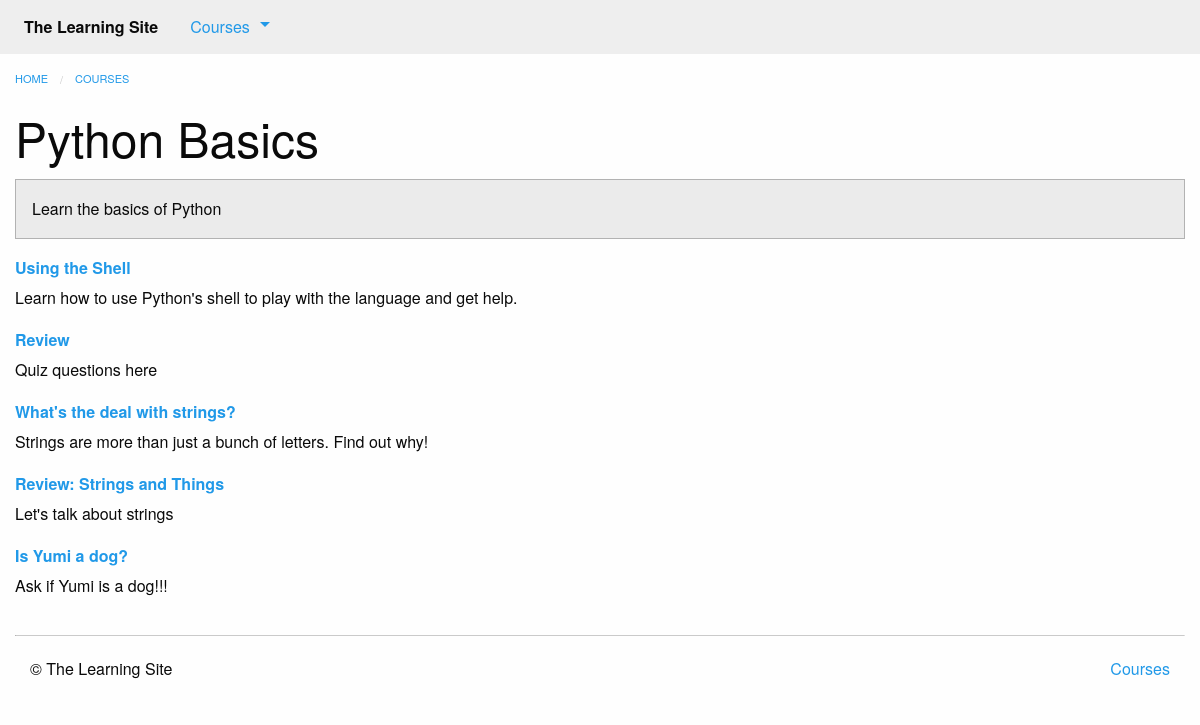
The page /courses/1/ on the database its author committed.
### courses/models.py (models this page shows, shortened)
class Course(models.Model):
    created_at = models.DateTimeField(auto_now_add=True)
    title = models.CharField(max_length=255)
    description = models.TextField()

class Step(models.Model):
    title = models.CharField(max_length=255)
    description = models.TextField()
    order = models.IntegerField(default=0)
    course = models.ForeignKey(Course)
    class Meta:
        abstract = True
        ordering = ['order',]

class Text(Step):
    content = models.TextField(blank=True, default='')
    def get_absolute_url(self):
        return reverse('courses:text', kwargs={
            'course_pk': self.course_id,
            'step_pk': self.id})

class Quiz(Step):
    total_questions = models.IntegerField(default=4)
    class Meta:
        verbose_name_plural = "Quizzes"
    def get_absolute_url(self):
        return reverse('courses:quiz', kwargs={
            'course_pk': self.course_id,
            'step_pk': self.id})

### courses/views.py (the view)
# urls.py: url(r'(?P<pk>\d+)/$', views.course_detail, name='detail'),
def course_detail(request, pk):
    course = get_object_or_404(models.Course, pk=pk)
    steps = sorted(chain(course.text_set.all(), course.quiz_set.all()),
                  key=lambda step: step.order)
    return render(request, 'courses/course_detail.html',
                  {'course': course,
                  'steps': steps})

### courses/templatetags/course_extras.py (called while the page is built)
@register.inclusion_tag('courses/course_nav.html')
def nav_courses_list():
    courses = Course.objects.all()[:5]
    return {'courses': courses}

@register.filter('markdown_to_html')
def markdown_to_html(markdown_text):
    html_body = markdown2.markdown(markdown_text)
    return mark_safe(html_body)

### courses/templates/courses/course_detail.html (shortened to what this page needs)
{% extends "courses/layout.html" %}
{% load course_extras %}
{% block content %}
    <div class="row columns">
        {{ block.super }}
        <article>
            <h1 class="">{{ course.title }}</h1>
            <div class="callout secondary">
                {{ course.description|markdown_to_html }}
            </div>
            <dl>
                {% for step in steps %}
                    <dt>
                        <a href="{{ step.get_absolute_url }}">{{ step.title }}</a>
                    </dt>
                    <dd>{{ step.description|markdown_to_html }}</dd>
                {% endfor %}
            </dl>
        </article>
    </div>
{% endblock %}

### courses/templates/courses/layout.html (shortened to what this page needs)
{% extends "layout.html" %}
{% block content %}
    <ul class="breadcrumbs">
        <li><a href="{% url 'home' %}">Home</a></li>
        <li><a href="{% url 'courses:list' %}">Courses</a></li>
    </ul>
{% endblock %}

### templates/layout.html (shortened to what this page needs)
<!doctype html>
{% load static from staticfiles %}
{% load course_extras %}
<html class="no-js" lang="en">
    <head>
        <link rel="stylesheet" href="{% static 'css/foundation.min.css' %}">
        <link rel="stylesheet" href="{% static 'css/layout.css' %}">
    </head>
    <body>
        <nav class="top-bar" role="navigation">
            <section class="top-bar-left">
                <ul class="dropdown menu" data-dropdown-menu role="menubar">
                    <li class="menu-text">The Learning Site</li>
                    <li class="has-submenu">
                        <a href="#">Courses</a>
                    </li>
                </ul>
            </section>
        </nav>
        {% block content %}{% endblock %}
        <footer class="row columns">
            <hr/>
            <div class="small-6 columns">
                <p>&copy; The Learning Site</p>
            </div>
            <div class="small-6 columns">
                <ul class="inline-list no-bullet float-right">
                    <li><a href="{% url 'courses:list' %}">Courses</a></li>
                </ul>
            </div>
        </footer>
    </body>
</html>

### assets/css/layout.css (style rules this page uses)
.top-bar { margin-bottom: 1rem; }

### rows shown on the page
Course: title "Python Basics", description "Learn the basics of Python"
Text: title "Using the Shell", description "Learn how to use Python's shell to play with the language and get help."
Quiz: title "Review", description "Quiz questions here"
Text: title "What's the deal with strings?", description "Strings are more than just a bunch of letters. Find out why!"
Quiz: title "Review: Strings and Things", description "Let's talk about strings"
Quiz: title "Is Yumi a dog?", description "Ask if Yumi is a dog!!!"
